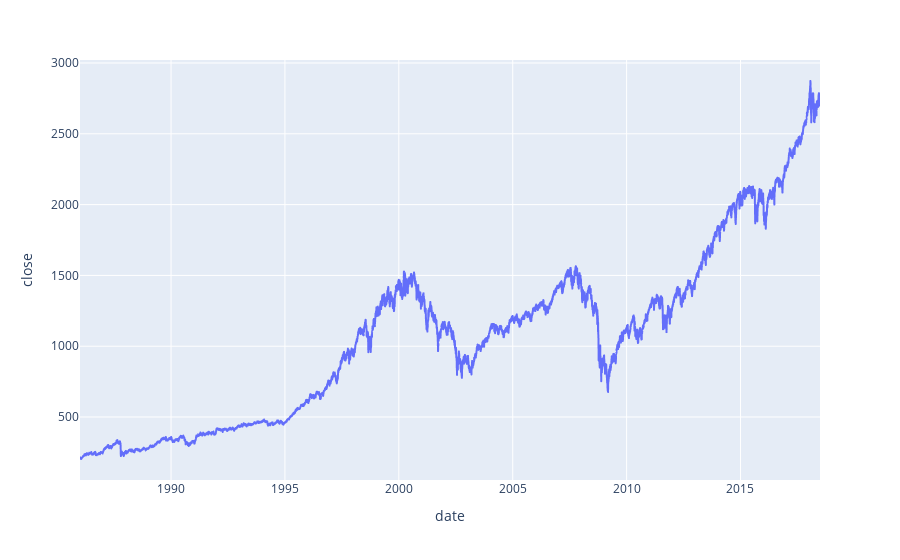

Here is the notebook cell this chart was saved with:
### Code cell
df.plot.line(y='close')

### Figure 1 — Plotly figure (JSON) as saved in the notebook; plotly's stock layout.template omitted (floating-point values rounded to 4 significant figures; data arrays with more than 128 entries replaced by an {"elided": "..."} marker saying what was removed)
{"data": [{"hovertemplate": "date=%{x}<br>close=%{y}<extra></extra>", "legendgroup": "", "line": {"color": "#636efa", "dash": "solid"}, "mode": "lines", "name": "", "showlegend": false, "type": "scattergl", "x": {"elided": "8192 str values"}, "xaxis": "x", "y": {"elided": "8192 float values"}, "yaxis": "y"}], "layout": {"legend": {"tracegroupgap": 0}, "margin": {"t": 60}, "xaxis": {"anchor": "y", "domain": [0, 1], "title": {"text": "date"}}, "yaxis": {"anchor": "x", "domain": [0, 1], "title": {"text": "close"}}}}
